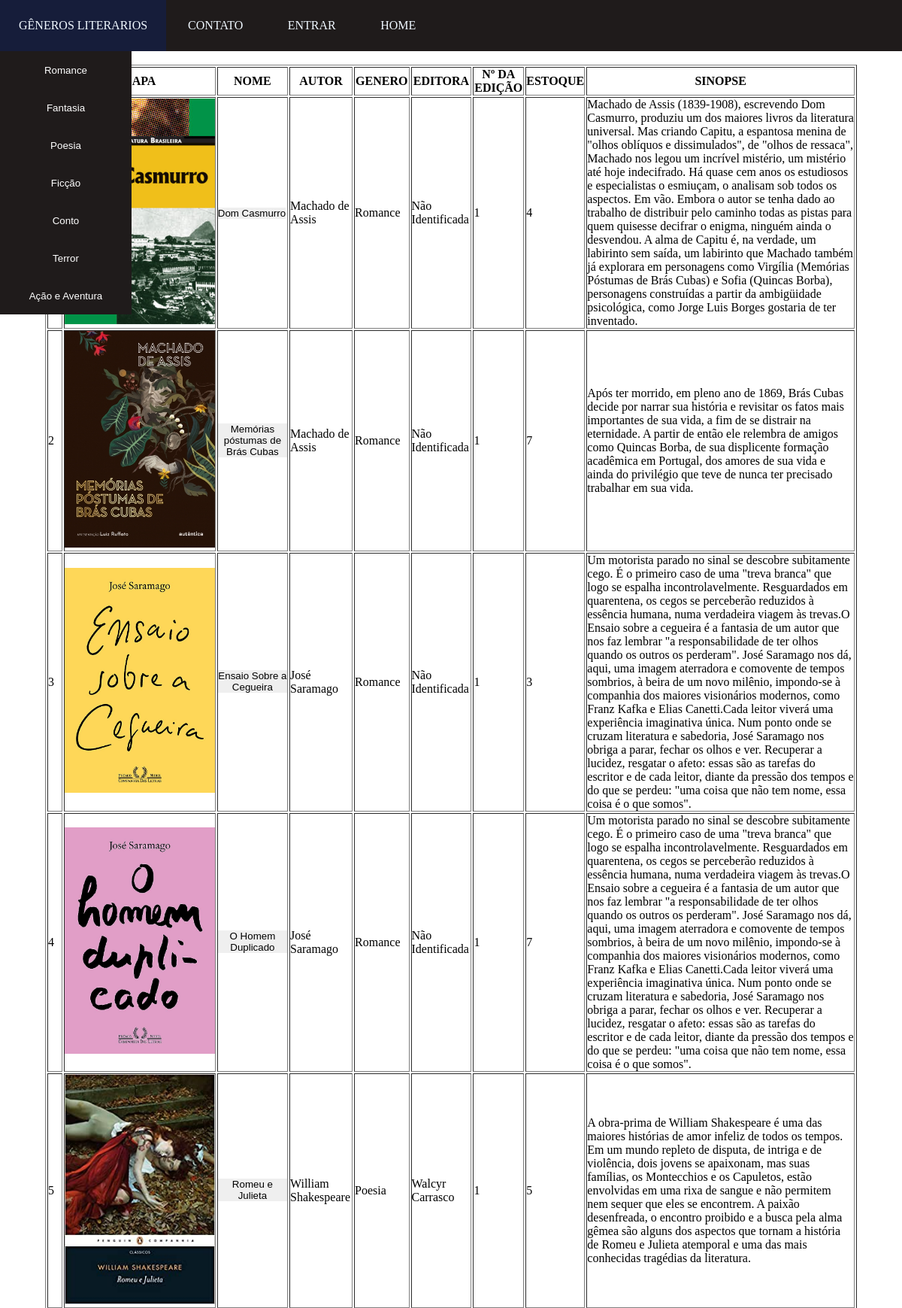
The page /livros.php (upper part) on the database its author committed.
### tables this page shows
CREATE TABLE `livro` (
  `id_livro` int NOT NULL,
  `nome_livro` varchar(150) NOT NULL,
  `genero_livro` varchar(50) NOT NULL,
  `editora_livro` varchar(50) NOT NULL,
  `num_edicao_livro` int NOT NULL,
  `estoque_livro` int NOT NULL,
  `url_imagem_livro` varchar(5000) DEFAULT NULL,
  `sinopse_livro` varchar(1000) DEFAULT NULL,
  `id_autor` int NOT NULL
);

CREATE TABLE `autor` (
  `id_autor` int NOT NULL,
  `nome_autor` varchar(50) NOT NULL,
  `pais_autor` varchar(50) NOT NULL,
  `nascimento_autor` int NOT NULL,
  `falecimento_autor` int DEFAULT NULL
);

### livros.php (the view, shortened to what this page needs)
<!DOCTYPE html>
<html lang="pt-br">
<head>
    <link rel="stylesheet" href="design/index.css">
    <link rel="stylesheet" href="design/menu.css">
</head>
<body>
    <nav>
        <ul>
            <li class="dropdown">
                <a href="generos_literario.html">GÊNEROS LITERARIOS</a>
                <div class="dp-menu">
                    <form method="post" action="php/lista_genero.php">
                        <button type="submit" name="Submit">Romance</button>
                    </form>
                    <form method="post" action="php/lista_genero.php">
                        <button type="submit" name="Submit">Fantasia</button>
                    </form>
                    <form method="post" action="php/lista_genero.php">
                        <button type="submit" name="Submit">Poesia</button>
                    </form>
                    <form method="post" action="php/lista_genero.php">
                        <button type="submit" name="Submit">Ficção</button>
                    </form>
                    <form method="post" action="php/lista_genero.php">
                        <button type="submit" name="Submit">Conto</button>
                    </form>
                    <form method="post" action="php/lista_genero.php">
                        <button type="submit" name="Submit">Terror</button>
                    </form>
                    <form method="post" action="php/lista_genero.php">
                        <button type="submit" name="Submit">Ação e Aventura</button>
                    </form>
                </div>
            </li>
            <li>
                <a href="contato.html">CONTATO</a>
            </li>
            <li class="dropdown">
                <a href="usuario_login.html" style="width: 125px; text-align: center;">ENTRAR</a>
            </li>
            <li>
                <a href="index.php">HOME</a>
            </li>
        </ul>
    </nav>
    <br>
    <table border="1" style="width:90%; margin: auto;">
        <tr>
            <th>ID</th>
            <th>CAPA</th>
            <th>NOME</th>
            <th>AUTOR</th>
            <th>GENERO</th>
            <th>EDITORA</th>
            <th>Nº DA EDIÇÃO</th>
            <th>ESTOQUE</th>
            <th>SINOPSE</th>
        </tr>
        <?php
        include('php/conexao.php');
        $sql = mysqli_query($mysqli, "SELECT  *   FROM  livro");
        while ($result = mysqli_fetch_array($sql))
            {
                $id_livro = $result['id_livro'];
                $nome_livro = $result['nome_livro'];
                $id_autor = $result['id_autor'];
                $genero_livro = $result['genero_livro'];
                $editora_livro = $result['editora_livro'];
                $num_edicao_livro = $result['num_edicao_livro'];
                $estoque_livro = $result['estoque_livro'];
                $sinopse_livro = $result['sinopse_livro'];
                $url_imagem_livro = $result['url_imagem_livro'];
                echo "<tr>";
                echo "<td>".$id_livro."</td>";
                echo "<td><form method='post' action='livro_aberto.php'>
                        <input name='id_livro' value='".$id_livro."' style='display: none;'>
                            <button type='submit' name='Submit' style='border: none; background-color: white;'>
                                <img src='imagens/livro_capa/".$url_imagem_livro."'>
                            </button>
                    </form></td>";
                    echo "<td><form method='post' action='livro_aberto.php'>
                    <input name='id_livro' value='".$id_livro."' style='display: none;'>
                        <button type='submit' name='Submit' style='border: none; background-color:  ;'>
                            ".$nome_livro."
                        </button>
                    </form></td>";
                    $sql2 = "SELECT * FROM autor id_autor WHERE id_autor = '$id_autor'";
                    $resultad2 = $mysqli->query($sql2);
                    while ($row = mysqli_fetch_array($resultad2))
                    {
                        echo "<td>".$row['nome_autor']."</td>";
                    }
                echo "<td>".$genero_livro."</td>";
                echo "<td>".$editora_livro."</td>";
                echo "<td>".$num_edicao_livro."</td>";
                echo "<td>".$estoque_livro."</td>";
                echo "<td>".$sinopse_livro."</td>";
                echo "</tr>";
            };
        ?>
    </table>
</body>
</html>

### design/index.css (style rules this page uses)
* { margin: 0; padding: 0; box-sizing: border-box; }
body { background-color: white; }
nav { background-color:rgb(31, 27, 27); }
nav li { display: inline-block; background-color:(31, 27, 27); }
nav li a { display: inline-block; text-decoration: none; color:aliceblue; padding: 25px; background-color:rgb(31, 27, 27); }
.dp-menu { position: absolute; display: none; }

### design/menu.css (style rules this page uses)
body { background-color: white; }
.dp-menu button { width: 175px; height: 50px; background-color:rgb(31, 27, 27); color: white; border: none; }
.dp-menu { border-color: rgb(31, 27, 27); }

### livros.php (style rules this page uses)
img { width: 200px; }

### rows shown on the page
livro: url_imagem_livro (picture), nome_livro "Dom Casmurro", genero_livro "Romance", editora_livro "Não Identificada", num_edicao_livro "1", estoque_livro "4", sinopse_livro "Machado de Assis (1839-1908), escrevendo Dom Casmurro, produziu um dos maiores livros da literatura universal. Mas criando Capitu, a espantosa menina de \"olhos oblíquos e dissimulados\", de \"olhos de ressaca\", Machado nos legou um incrível mistério, um mistério até hoje indecifrado. Há quase cem anos os estudiosos e especialistas o esmiuçam, o analisam sob todos os aspectos. Em vão. Embora o autor se tenha dado ao trabalho de distribuir pelo caminho todas as pistas para quem quisesse decifrar o enigma, ninguém ainda o desvendou. A alma de Capitu é, na verdade, um labirinto sem saída, um labirinto que Machado também já explorara em personagens como Virgília (Memórias Póstumas de Brás Cubas) e…"
autor: nome_autor "Machado de Assis"
livro: id_livro "2", url_imagem_livro (picture), nome_livro "Memórias póstumas de Brás Cubas", genero_livro "Romance", editora_livro "Não Identificada", num_edicao_livro "1", estoque_livro "7", sinopse_livro "Após ter morrido, em pleno ano de 1869, Brás Cubas decide por narrar sua história e revisitar os fatos mais importantes de sua vida, a fim de se distrair na eternidade. A partir de então ele relembra de amigos como Quincas Borba, de sua displicente formação acadêmica em Portugal, dos amores de sua vida e ainda do privilégio que teve de nunca ter precisado trabalhar em sua vida."
livro: id_livro "3", url_imagem_livro (picture), nome_livro "Ensaio Sobre a Cegueira", genero_livro "Romance", editora_livro "Não Identificada", num_edicao_livro "1", estoque_livro "3", sinopse_livro "Um motorista parado no sinal se descobre subitamente cego. É o primeiro caso de uma \"treva branca\" que logo se espalha incontrolavelmente. Resguardados em quarentena, os cegos se perceberão reduzidos à essência humana, numa verdadeira viagem às trevas.O Ensaio sobre a cegueira é a fantasia de um autor que nos faz lembrar \"a responsabilidade de ter olhos quando os outros os perderam\". José Saramago nos dá, aqui, uma imagem aterradora e comovente de tempos sombrios, à beira de um novo milênio, impondo-se à companhia dos maiores visionários modernos, como Franz Kafka e Elias Canetti.Cada leitor viverá uma experiência imaginativa única. Num ponto onde se cruzam literatura e sabedoria, José…"
autor: nome_autor "José Saramago"
livro: id_livro "4", url_imagem_livro (picture), nome_livro "O Homem Duplicado", genero_livro "Romance", editora_livro "Não Identificada", num_edicao_livro "1", estoque_livro "7", sinopse_livro "Um motorista parado no sinal se descobre subitamente cego. É o primeiro caso de uma \"treva branca\" que logo se espalha incontrolavelmente. Resguardados em quarentena, os cegos se perceberão reduzidos à essência humana, numa verdadeira viagem às trevas.O Ensaio sobre a cegueira é a fantasia de um autor que nos faz lembrar \"a responsabilidade de ter olhos quando os outros os perderam\". José Saramago nos dá, aqui, uma imagem aterradora e comovente de tempos sombrios, à beira de um novo milênio, impondo-se à companhia dos maiores visionários modernos, como Franz Kafka e Elias Canetti.Cada leitor viverá uma experiência imaginativa única. Num ponto onde se cruzam literatura e sabedoria, José…"
livro: id_livro "5", url_imagem_livro (picture), nome_livro "Romeu e Julieta", genero_livro "Poesia", editora_livro "Walcyr Carrasco", num_edicao_livro "1", estoque_livro "5", sinopse_livro "A obra-prima de William Shakespeare é uma das maiores histórias de amor infeliz de todos os tempos. Em um mundo repleto de disputa, de intriga e de violência, dois jovens se apaixonam, mas suas famílias, os Montecchios e os Capuletos, estão envolvidas em uma rixa de sangue e não permitem nem sequer que eles se encontrem. A paixão desenfreada, o encontro proibido e a busca pela alma gêmea são alguns dos aspectos que tornam a história de Romeu e Julieta atemporal e uma das mais conhecidas tragédias da literatura."
autor: nome_autor "William Shakespeare"
